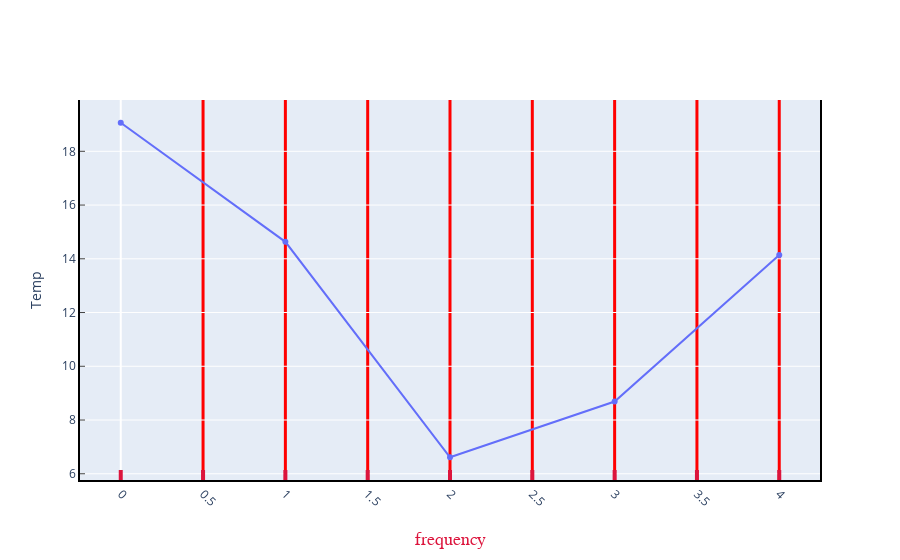

The cell this chart's notebook holds for it:
### Code cell
fig = go.Figure(
    data=[go.Scatter(y=weather["Temperature AVG"].head())])
fig.update_xaxes(ticks="inside",tickcolor="crimson",
                tickwidth=4,ticklen=10,title_text="frequency",
                title_font=dict(size=18,family="Courier",color="crimson"),
                tickangle=45, showline=True,linewidth=2,linecolor='black',
                mirror=False,gridcolor="red",gridwidth=3)
fig.update_yaxes(ticks="inside",title_text="Temp",showline=True,linewidth=2,
                 linecolor='black',mirror=True)
fig.update_layout(autosize=True)


fig.show()

### Figure 1 — Plotly figure (JSON) as saved in the notebook; plotly's stock layout.template omitted (floating-point values rounded to 4 significant figures)
{"data": [{"type": "scatter", "y": [19.06, 14.63, 6.614, 8.687, 14.14]}], "layout": {"autosize": true, "xaxis": {"autorange": true, "gridcolor": "red", "gridwidth": 3, "linecolor": "black", "linewidth": 2, "mirror": false, "range": [-0.2637, 4.264], "showline": true, "tickangle": 45, "tickcolor": "crimson", "ticklen": 10, "ticks": "inside", "tickwidth": 4, "title": {"font": {"color": "crimson", "family": "Courier", "size": 18}, "text": "frequency"}}, "yaxis": {"autorange": true, "linecolor": "black", "linewidth": 2, "mirror": true, "range": [5.702, 19.97], "showline": true, "ticks": "inside", "title": {"text": "Temp"}, "type": "linear", "zerolinecolor": "red"}}}
